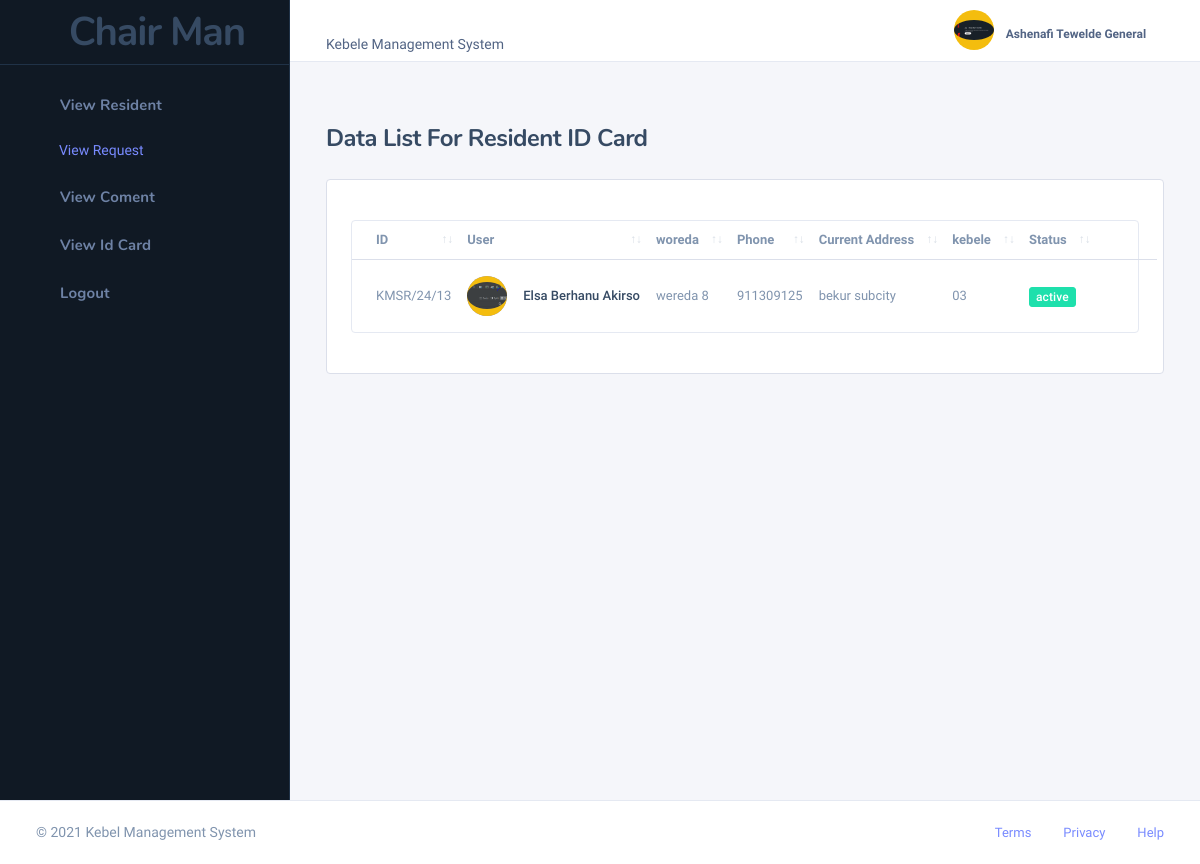
Page /chairman/view_id_card.php (signed in) on the committed database.
### tables this page shows
CREATE TABLE `resident` (
  `id` int(11) NOT NULL,
  `custom_id` varchar(100) NOT NULL DEFAULT 'KMSR/',
  `residentUsername` varchar(30) NOT NULL,
  `recordOfficerId` int(11) NOT NULL,
  `userPhoto` varchar(255) NOT NULL,
  `firstName` varchar(99) NOT NULL,
  `nationality` varchar(99) NOT NULL,
  `woreda` varchar(50) NOT NULL,
  `region` varchar(50) NOT NULL,
  `kebele` varchar(10) NOT NULL,
  `birthDate` date NOT NULL,
  `gender` varchar(30) NOT NULL,
  `houseNumber` int(11) NOT NULL,
  `phoneNumber` int(11) NOT NULL,
  `motherFullName` varchar(200) NOT NULL,
  `fatherFullName` varchar(200) NOT NULL,
  `levelOfEducation` varchar(200) NOT NULL,
  `profession` varchar(200) NOT NULL,
  `maritalStatus` varchar(200) NOT NULL,
  `emergencyFamilyName` varchar(200) NOT NULL,
  `emergencyFamilyNumber` int(11) NOT NULL,
  `city` varchar(200) NOT NULL,
  `createdDate` datetime NOT NULL DEFAULT current_timestamp(),
  `status` varchar(55) NOT NULL DEFAULT 'active'
);

CREATE TABLE `id_card` (
  `id` int(11) NOT NULL,
  `user_id` int(11) NOT NULL,
  `custom_id` varchar(50) NOT NULL DEFAULT 'KMSR/',
  `issue_date` date NOT NULL DEFAULT current_timestamp(),
  `expired_date` date NOT NULL,
  `status` varchar(100) NOT NULL DEFAULT 'active',
  `give_user_id` int(11) NOT NULL,
  `id_image` varchar(255) NOT NULL
);

### chairman/view_id_card.php (the view, shortened to what this page needs)
<!DOCTYPE html>
<html lang="zxx" class="js">
<?php include './include/header.php' ?>
<?php include '../database/database.php' ?>
<body class="nk-body bg-lighter npc-general has-sidebar ">
    <div class="nk-app-root">
        <div class="nk-main ">
            <?php include './include/sidebar.php' ?>
            <div class="nk-wrap ">
                <?php include './include/navbar.php' ?>
                <div class="nk-content ">
                    <div class="container-fluid">
                        <div class="nk-content-inner">
                            <div class="nk-content-body">
                                <div class="nk-block-head nk-block-head-sm">
                                </div>
                                <div class="nk-block nk-block-lg">
                                    <div class="nk-block-head">
                                        <div class="nk-block-head-content">
                                            <h4 class="nk-block-title">Data List For Resident ID Card </h4>
                                        </div>
                                    </div>
                                    <div class="card card-preview">
                                        <div class="card-inner">
                                            <div id="DataTables_Table_1_wrapper"
                                                class="dataTables_wrapper dt-bootstrap4 no-footer">
                                                <div class="datatable-wrap my-3">
                                                    <table
                                                        class="datatable-init nowrap nk-tb-list nk-tb-ulist dataTable no-footer"
                                                        data-auto-responsive="false" id="DataTables_Table_1" role="grid"
                                                        aria-describedby="DataTables_Table_1_info">
                                                        <thead>
                                                            <tr class="nk-tb-item nk-tb-head" role="row">
                                                                <th class="nk-tb-col sorting" tabindex="0"
                                                                    aria-controls="DataTables_Table_1" rowspan="1"
                                                                    colspan="1"
                                                                    aria-label="User: activate to sort column ascending">
                                                                    <span class="sub-text">ID</span>
                                                                </th>
                                                                <th class="nk-tb-col sorting" tabindex="0"
                                                                    aria-controls="DataTables_Table_1" rowspan="1"
                                                                    colspan="1"
                                                                    aria-label="User: activate to sort column ascending">
                                                                    <span class="sub-text">User</span>
                                                                </th>
                                                                <th class="nk-tb-col tb-col-mb sorting" tabindex="0"
                                                                    aria-controls="DataTables_Table_1" rowspan="1"
                                                                    colspan="1"
                                                                    aria-label="woreda: activate to sort column ascending">
                                                                    <span class="sub-text">woreda</span>
                                                                </th>
                                                                <th class="nk-tb-col tb-col-md sorting" tabindex="0"
                                                                    aria-controls="DataTables_Table_1" rowspan="1"
                                                                    colspan="1"
                                                                    aria-label="Phone: activate to sort column ascending">
                                                                    <span class="sub-text">Phone</span>
                                                                </th>
                                                                <th class="nk-tb-col tb-col-lg sorting" tabindex="0"
                                                                    aria-controls="DataTables_Table_1" rowspan="1"
                                                                    colspan="1"
                                                                    aria-label="Job Location: activate to sort column ascending">
                                                                    <span class="sub-text">Current Address</span>
                                                                </th>
                                                                <th class="nk-tb-col tb-col-lg sorting" tabindex="0"
                                                                    aria-controls="DataTables_Table_1" rowspan="1"
                                                                    colspan="1"
                                                                    aria-label="kebele: activate to sort column ascending">
                                                                    <span class="sub-text">kebele </span>
                                                                </th>
                                                                <th class="nk-tb-col tb-col-md sorting" tabindex="0"
                                                                    aria-controls="DataTables_Table_1" rowspan="1"
                                                                    colspan="1"
                                                                    aria-label="Status: activate to sort column ascending">
                                                                    <span class="sub-text">Status</span>
                                                                </th>
                                                                <th class="nk-tb-col nk-tb-col-tools text-right sorting"
                                                                    tabindex="0" aria-controls="DataTables_Table_1"
                                                                    rowspan="1" colspan="1" aria-label="
                                                            : activate to sort column ascending">
                                                                </th>
                                                            </tr>
                                                        </thead>
                                                        <tbody>
                                                            <?php
                                                            $sql = mysqli_query($conn, "SELECT CONCAT(id_card.custom_id,id_card.id) as customID,resident.id, id_card.custom_id, `issue_date`,`expired_date`,`id_image`,`residentUsername`, `firstName`, `nationality`, `woreda`, `region`, `kebele`, `birthDate`, `gender`, `houseNumber`, `phoneNumber`, `motherFullName`, `fatherFullName`, `emergencyFamilyName`, `emergencyFamilyNumber`, `city`, id_card.status as idStatus FROM `resident` INNER JOIN id_card ON `user_id` =resident.id");
                                                            while ($row = mysqli_fetch_assoc($sql)) {
                                                                $firstName = $row['firstName'];
                                                                $customID = $row['customID'];
                                                                $woreda = $row['woreda'];
                                                                $kebele = $row['kebele'];
                                                                $id_image = $row['id_image'];
                                                                $phoneNumber = $row['phoneNumber'];
                                                                $city = $row['city'];
                                                                $status = $row['idStatus'];
                                                                if ($status == 'active') {
                                                                    $statCls = 'badge badge-success';
                                                                } else {
                                                                    $statCls = 'badge badge-danger';
                                                                }
                                                            ?>
                                                            <tr class="nk-tb-item even">
                                                                <td class="nk-tb-col tb-col-mb" data-order="35040.34">
                                                                    <span
                                                                        class="tb-role"><?php echo htmlspecialchars($customID) . '/13' ?></span>
                                                                </td>
                                                                <td class="nk-tb-col">
                                                                    <div class="user-card">
                                                                        <div
                                                                            class="user-avatar bg-dim-primary d-none d-sm-flex">
                                                                            <div
                                                                                class="user-avatar user-avatar-sm bg-warning">
                                                                                <img src="./images/id_card/<?php echo $id_image ?>"
                                                                                    alt="">
                                                                            </div>
                                                                        </div>
                                                                        <div class="user-info">
                                                                            <span class="tb-lead">
                                                                                <?php echo htmlspecialchars($firstName) ?></span>
                                                                        </div>
                                                                    </div>
                                                                </td>
                                                                <td class="nk-tb-col tb-col-mb" data-order="35040.34">
                                                                    <span
                                                                        class="tb-role"><?php echo htmlspecialchars($woreda) ?></span>
                                                                </td>
                                                                <td class="nk-tb-col tb-col-md">
                                                                    <span><?php echo htmlspecialchars($phoneNumber) ?></span>
                                                                </td>
                                                                <td class="nk-tb-col tb-col-lg">
                                                                    <span><?php echo htmlspecialchars($city) ?></span>
                                                                </td>
                                                                <td class=" nk-tb-col tb-col-lg">
                                                                    <span><?php echo $kebele ?></span>
                                                                </td>
                                                                <td class="nk-tb-col tb-col-md">
                                                                    <span class="tb-status <?php echo $statCls ?>">
                                                                        <span><?php echo htmlspecialchars($status) ?></span></span>
                                                                </td>
                                                                <td class="nk-tb-col nk-tb-col-tools">
                                                                    <ul class="nk-tb-actions gx-1">
                                                                        <li>
                                                                            <div class="drodown">
                                                                                <a href="#"
                                                                                    class="dropdown-toggle btn btn-icon btn-trigger"
                                                                                    data-toggle="dropdown"><em
                                                                                        class="icon ni ni-more-h"></em></a>
                                                                            </div>
                                                                        </li>
                                                                    </ul>
                                                                </td>
                                                            </tr>
                                                            <?php
                                                            }
                                                            ?>
                                                        </tbody>
                                                    </table>
                                                </div>
                                            </div>
                                        </div>
                                    </div>
                                </div>
                            </div>
                        </div>
                    </div>
                </div>
            </div>
        </div>
    </div>
    <?php include './include/footer.php' ?>
</body>
</html>

### rows in the picture
resident: customID "KMSR/24", id_card.id_image (picture), firstName "Elsa Berhanu Akirso", woreda "wereda 8", phoneNumber "911309125", city "bekur subcity", kebele "03", id_card.status "active"

### other values in the picture
$_SESSION['fullName'] "Ashenafi Tewelde General"
